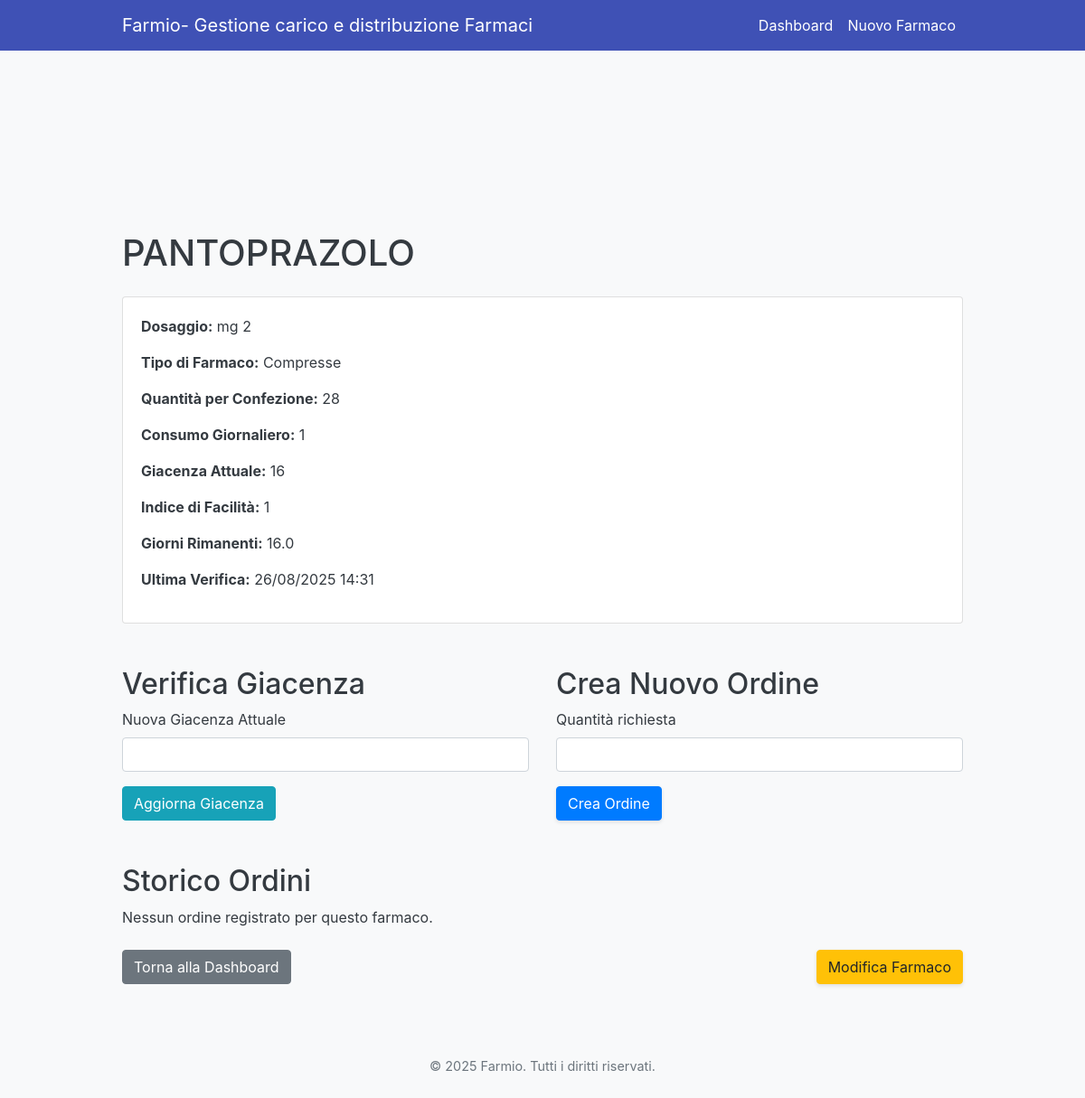
/farmaco/2, run on the app's committed database.
### farmiomodels.py (models this page shows, shortened)
class Farmaco(db.Model):
    id = db.Column(db.Integer, primary_key=True)
    nome = db.Column(db.String(100), nullable=False)
    dosaggio = db.Column(db.String(50))
    tipo_farmaco = db.Column(db.String(50))
    quantita_contenuto = db.Column(db.Integer)
    consumo_giornaliero = db.Column(db.Integer)
    quantita_attuale = db.Column(db.Integer)
    ultima_verifica = db.Column(db.DateTime, default=datetime.now(UTC))
    indice_facilita = db.Column(db.Integer, default=2)

### farmio.py (the view)
@app.route('/farmaco/<int:farmaco_id>')
def dettaglio_farmaco(farmaco_id):
    farmaco = Farmaco.query.get_or_404(farmaco_id)
    ordini = Ordine.query.filter_by(farmaco_id=farmaco.id).order_by(Ordine.data.desc()).all()
    if farmaco.consumo_giornaliero > 0:
        giorni_rimanenti = farmaco.quantita_attuale / farmaco.consumo_giornaliero
    else:
        giorni_rimanenti = float('inf')
    return render_template('dettaglio_farmaco.html', farmaco=farmaco, ordini=ordini, giorni_rimanenti=round(giorni_rimanenti, 1))

### templates/dettaglio_farmaco.html (shortened to what this page needs)
<!DOCTYPE html>
<html lang="it">
<head>
    <link href="https://stackpath.bootstrapcdn.com/bootstrap/4.5.2/css/bootstrap.min.css" rel="stylesheet">
    <link rel="stylesheet" href="{{ url_for('static', filename='style.css') }}">
</head>
<body>
    {% include 'nav.html' %}
    <div class="container mt-5 pt-5">
        <h1 class="mb-4">{{ farmaco.nome }}</h1>
        <div class="card mb-4">
            <div class="card-body">
                <p><strong>Dosaggio:</strong> {{ farmaco.dosaggio }}</p>
                <p><strong>Tipo di Farmaco:</strong> {{ farmaco.tipo_farmaco.capitalize() }}</p>
                <p><strong>Quantità per Confezione:</strong> {{ farmaco.quantita_contenuto }}</p>
                <p><strong>Consumo Giornaliero:</strong> {{ farmaco.consumo_giornaliero }}</p>
                <p><strong>Giacenza Attuale:</strong> {{ farmaco.quantita_attuale }}</p>
                <p><strong>Indice di Facilità:</strong> {{ farmaco.indice_facilita }}</p>
                {% if farmaco.consumo_giornaliero > 0 %}
                    <p><strong>Giorni Rimanenti:</strong> {{ '%.1f'|format(giorni_rimanenti) }}</p>
                {% else %}
                    <p><strong>Giorni Rimanenti:</strong> N/A (Consumo 0)</p>
                {% endif %}
                <p><strong>Ultima Verifica:</strong> {{ farmaco.ultima_verifica.strftime('%d/%m/%Y %H:%M') }}</p>
            </div>
        </div>
        <div class="row">
            <div class="col-md-6">
                <h2 class="mt-4">Verifica Giacenza</h2>
                <form action="{{ url_for('verifica_farmaco', farmaco_id=farmaco.id) }}" method="POST">
                    <div class="form-group">
                        <label for="quantita_attuale">Nuova Giacenza Attuale</label>
                        <input type="number" class="form-control" id="quantita_attuale" name="quantita_attuale" required>
                    </div>
                    <button type="submit" class="btn btn-info">Aggiorna Giacenza</button>
                </form>
            </div>
            <div class="col-md-6">
                <h2 class="mt-4">Crea Nuovo Ordine</h2>
                <form action="{{ url_for('nuovo_ordine', farmaco_id=farmaco.id) }}" method="POST">
                    <div class="form-group">
                        <label for="quantita_richiesta">Quantità richiesta</label>
                        <input type="number" class="form-control" id="quantita_richiesta" name="quantita_richiesta" required>
                    </div>
                    <button type="submit" class="btn btn-primary">Crea Ordine</button>
                </form>
            </div>
        </div>
        <h2 class="mt-5">Storico Ordini</h2>
        {% if ordini %}
            <div class="list-group">
                {% for ordine in ordini %}
                    <div class="list-group-item d-flex justify-content-between align-items-center">
                        <div>
                            <strong>Ordine del:</strong> {{ ordine.data.strftime('%d/%m/%Y %H:%M') }}<br>
                            <strong>Quantità:</strong> {{ ordine.quantita_richiesta }}<br>
                            <strong>Stato:</strong> {{ ordine.stato.capitalize() }}
                        </div>
                        <div class="btn-group" role="group">
                            {% if ordine.stato == 'richiesta' %}
                                <a href="{{ url_for('aggiorna_stato_ordine', ordine_id=ordine.id, stato_id='conferma') }}" class="btn btn-sm btn-success">Conferma</a>
                                <form action="{{ url_for('annulla_ordine', ordine_id=ordine.id) }}" method="POST" class="d-inline ml-2">
                                    <button type="submit" class="btn btn-sm btn-danger">Annulla</button>
                                </form>
                            {% elif ordine.stato == 'confermata' %}
                                <a href="{{ url_for('aggiorna_stato_ordine', ordine_id=ordine.id, stato_id='acquisisci') }}" class="btn btn-sm btn-info">Acquisisci</a>
                                <form action="{{ url_for('annulla_ordine', ordine_id=ordine.id) }}" method="POST" class="d-inline ml-2">
                                    <button type="submit" class="btn btn-sm btn-danger">Annulla</button>
                                </form>
                            {% elif ordine.stato == 'acquisita' %}
                                <span class="badge badge-success">Acquisito</span>
                            {% elif ordine.stato == 'annullato' %}
                                <span class="badge badge-danger">Annullato</span>
                            {% endif %}
                        </div>
                    </div>
                {% endfor %}
            </div>
        {% else %}
            <p>Nessun ordine registrato per questo farmaco.</p>
        {% endif %}
        <div class="mt-4 d-flex justify-content-between">
            <a href="{{ url_for('dashboard') }}" class="btn btn-secondary">Torna alla Dashboard</a>
            <a href="{{ url_for('modifica_farmaco', farmaco_id=farmaco.id) }}" class="btn btn-warning">Modifica Farmaco</a>
        </div>
    </div>
    <footer class="footer">
        <div class="container">
            <p>&copy; 2025 Farmio. Tutti i diritti riservati.</p>
        </div>
    </footer>
</body>
</html>

### static/style.css (style rules this page uses)
body { padding-top: 10rem; font-family: -apple-system, BlinkMacSystemFont, "Segoe UI", Roboto, "Helvetica Neue", Arial, sans-serif; background-color: #f8f9fa; color: #343a40; }
.container { max-width: 960px; }
.btn-primary, .btn-success, .btn-danger, .btn-warning { box-shadow: 0 2px 4px rgba(0, 0, 0, 0.1); transition: transform 0.2s; }
.footer { text-align: center; padding: 2rem 0; margin-top: 3rem; color: #6c757d; font-size: 0.9rem; }

### data on the page
Farmaco: nome "PANTOPRAZOLO", dosaggio "mg 2", tipo_farmaco "Compresse", quantita_contenuto "28", consumo_giornaliero "1", quantita_attuale "16", indice_facilita "1", ultima_verifica "26/08/2025 14:31"

### other printed values
{{ '%.1f'|format(giorni_rimanenti) }} "16.0"
